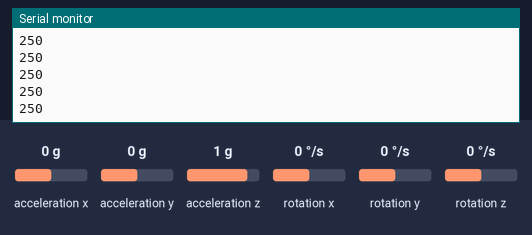
Simulated run of this sketch. Board: Arduino Uno, built with avr-gcc and run on an emulated ATmega328P. Parts: the last lines printed to the serial monitor. Inputs (shaded band) come from the test bench; at power-on: acceleration x 0 g, acceleration y 0 g, acceleration z 1 g, rotation x 0 °/s, rotation y 0 °/s, rotation z 0 °/s.

Above: at 1.2 s.
1.3 s: acceleration x set to -1.4 g
At 1.73 s:
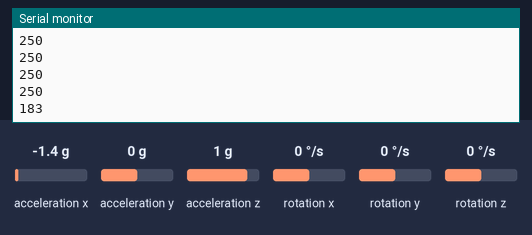
2.8 s: acceleration x set to -0.8 g
At 2.95 s:
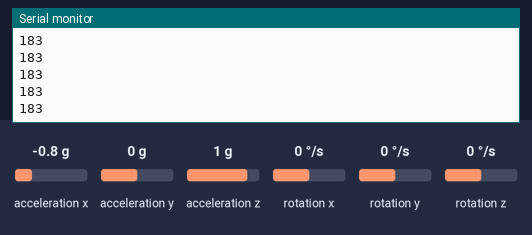
4.3 s: acceleration y set to -1.4 g
At 4.38 s:
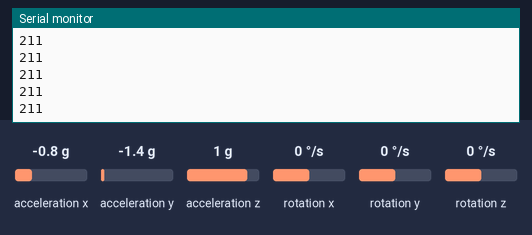
Timing chart, 0 to 7.3 s (numbered marks = the images above; inputs shaded):
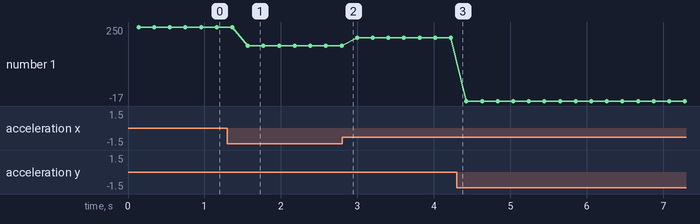

The sketch:

kesinBlue.ino
```cpp
#include "I2Cdev.h"
#include "MPU6050.h" //Mpu6050 kütüphanesi
#include "Wire.h"

MPU6050 accelgyro; // Mpu6050 sensör tanımlama
int16_t ax, ay, az; //ivme tanımlama
int16_t gx, gy, gz; //gyro tanımlama

int default_x = 250;
int default_y = 50;

int data_x;
int data_y;

void setup()
{
  Wire.begin();
  Serial.begin(9600);
  Serial.println("I2C cihazlar başlatılıyor...");
  accelgyro.initialize();
  Serial.println("Test cihazı bağlantıları...");
  Serial.println(accelgyro.testConnection() ? "MPU6050 bağlantı başarılı" : "MPU6050 bağlantısı başarısız");
}

void loop()
{
  accelgyro.getMotion6(&ax, &ay, &az, &gx, &gy, &gz); // read data
  delay(100);

  data_x = map(ax, -17000, 17000, 200, 300 ); //Send X axis data
  data_y = map(ay, -17000, 17000, 0, 100);  //Send Y axis data

  if(abs(default_x - data_x) >= abs(default_y - data_y)){
    Serial.println(data_x);
  }
  else{
    Serial.println(data_y);
  }
  delay(100);
}
```

Measured:
- after the input at 1.3 s, the serial monitor: prints a new line after 0.27 s (image 1)
- plotted number 1: 250 → 183 after the input at 1.3 s, 183 → 211 after the input at 2.8 s, 211 → -17 after the input at 4.3 s
